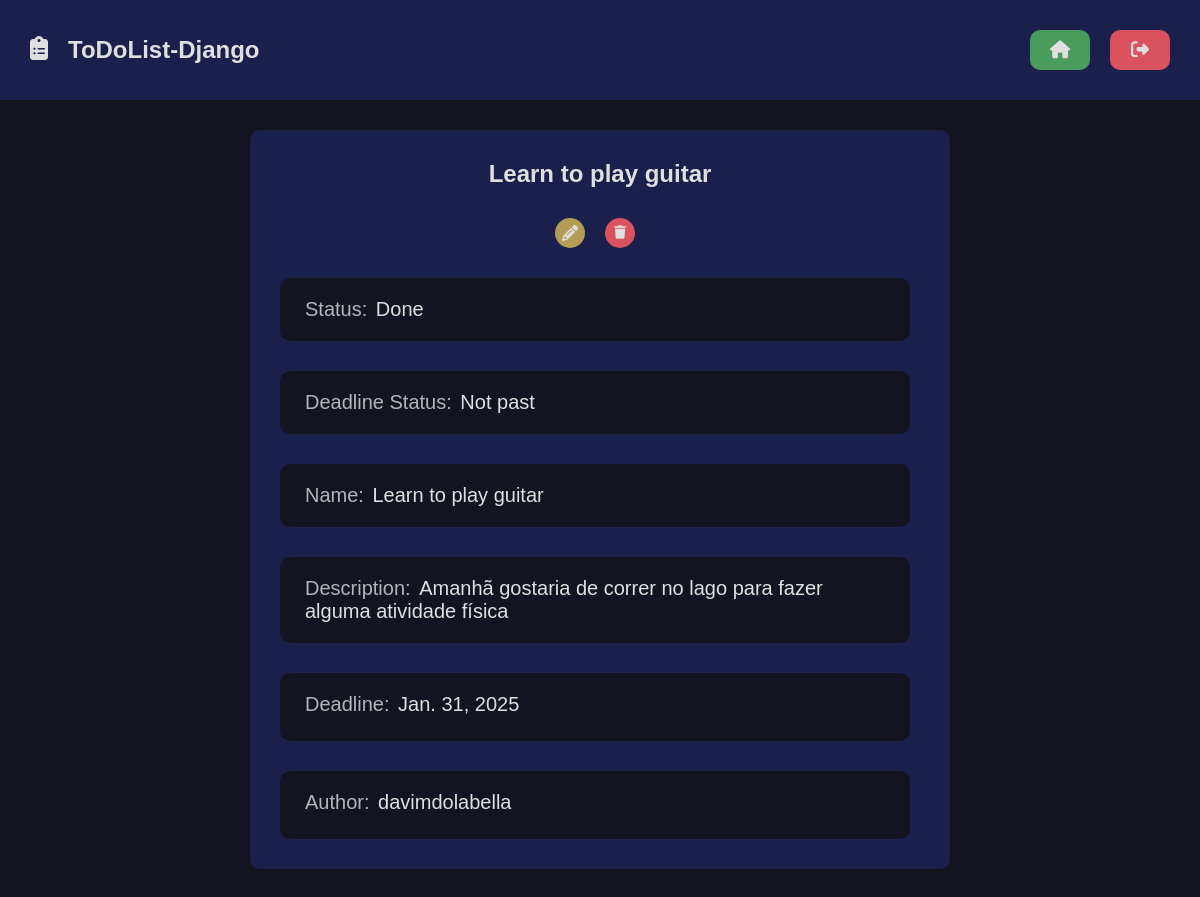
Screenshot of /detail/4/ (signed in) with the database file from the repository.
### todolist/models.py (models this page shows, shortened)
class Task(models.Model):
    title = models.CharField(max_length=35)
    description = models.TextField(max_length=500)
    checked = models.BooleanField(default=False)
    deadline = models.DateField()
    created_at = models.DateTimeField(auto_now_add=True)
    updated_at=models.DateTimeField(auto_now=True)
    author = models.ForeignKey(
        User, on_delete=models.SET_NULL, null=True
    )
    @property
    def is_past_deadline(self):
        return datetime.date.today() > self.deadline

### todolist/views.py (the view)
# urls.py: path('detail/<int:task_id>/', views.detail, name='detail'),
@login_required(login_url='users:login', redirect_field_name='next')
def detail(request, task_id):
    task = get_object_or_404(Task, pk=task_id)
    return render(request, 'todolist/pages/home.html', {
        'task':task,
        'is_detail_page':True,
    })

### todolist/templates/todolist/pages/home.html (shortened to what this page needs)
{% extends "global/base.html" %}
{% block content %}
    <div class="main container">
        {% include "todolist/partials/todolist.html" %}
    </div>
{% endblock content %}

### todolist/templates/todolist/partials/todolist.html (shortened to what this page needs)
{% load static %}
{% if is_detail_page %}
<div class="todolist-container">
    {% if task.is_past_deadline %}
    <div class="todolist container border detail is-past-deadline">
    {% else %}
    <div class="todolist container border detail">
    {% endif %}
        <h2>{{task.title}}</h2>
        <div class="list-itens detail">
            {% include "todolist/partials/list_item.html" %}
        </div>
    </div>
</div>
{% endif %}

### todolist/templates/todolist/partials/list_item.html (shortened to what this page needs)
{% if is_detail_page %}
    <div class="list-item-actions" style="margin-top:1rem;">
        <div class="list-item-action-button">
            <a href="{% url 'todolist:edit_task' task.pk %}" class="list-item-action-button two" title="edit-item"><i class="fa-solid fa-pencil"></i></a>
        </div>
        <div class="list-item-action-button" >
            <button class="list-item-action-button three " title="delete-item"><i class="fa-solid fa-trash"></i></button>
        </div>
    </div>
    <div class="detail list-item border">
        <div class="detail list-item-content">
            {% if task.checked %}
            <p class="detail list-item-text">Status: <span>Done</span></p>
            {% else %}
            <p class="detail list-item-text">Status: <span>Not done</span></p>
            {% endif %}
        </div>
    </div>
    <div class="detail list-item border">
        <div class="detail list-item-content">
            {% if task.is_past_deadline%}
            <p class="detail list-item-text">Deadline Status: <span>Past</span></p>
            {% else %}
            <p class="detail list-item-text">Deadline Status: <span>Not past</span></p>
            {% endif %}
        </div>
    </div>
    <div class="detail list-item border">
        <div class="detail list-item-content">
            <p class="detail list-item-text">Name: <span>{{ task.title }} </span></p>
        </div>
    </div>
    <div class="detail list-item border">
        <div class="detail list-item-content">
            <p class="detail list-item-text">Description: <span>{{ task.description }} </span></p>
        </div>
    </div>
    <div class="detail list-item border">
        <div class="detail list-item-content">
            <p class="detail list-item-text time">Deadline: <span>{{ task.deadline }} </span></p>
        </div>
    </div>
    <div class="detail list-item border">
        <div class="detail list-item-content">
            <p class="detail list-item-text time">Author: <span>{{ task.author.username }} </span></p>
        </div>
    </div>
{% endif %}

### base_static/global/css/style.css (style rules this page uses)
:root { --color-primary: #269fe6; --color-primary-hover: #2086c2; --color-primary-dark: #13141f; --color-primary-dark-header:#1b1f4b; --color-is-past-deadline-dark:#331414; --color-is-past-deadline:#3a1515; --color-primary-dark-hover: #212336; --color-primary-light: #d4ecfa; --color-primary-light-hover: #bdd8e7; --color-white: #dfdfdf; --color-black: #000; --color-dark-text: #444; --color-info-light: #cce5ff; --color-debug-light: #cce5ff; --color-success-light: #d4edda; --color-alert-light: #fff3cd; --color-warning-light: #fff3cd; --color-error-light: #f8d7da; --color-info-dark: #4d86c4; --color-debug-dark: #4d86c4; --color-success-dark: #4a9c5d; --color-alert-dark: #927f40; --color-warning-dark: #b39c53; --color-error-dark: #da525d; --color-gray-0: #f9f9f9; --color-gray-1: #e0e0e0; --color-gray-2: #c7c7c7; --color-gray-3: #aeaeae; --color-gray-4: #959595; --color-gray-5: #7d7d7d; --color-gray-6: #646464; --color-gray-7: #4b4b4b; --color-gray-8: #323232; --color-gray-9: #191919; --search-focus-color:#E8F0FE; --font-primary: sans-serif; --font-headings: sans-serif; --spacing-gutter-small: 2rem; --spacing-gutter-medium: 3rem; --spacing-gutter-large: 4rem; }
* { padding: 0; margin: 0; box-sizing: border-box; }
html { font-size: 62.5%; }
.border { border-radius: 1rem; }
body { font-size: 1.6rem; font-family: var(--font-primary); background-color: var(--color-primary-dark); }
h1,h2,h3,h4,h5,h6 { font-family: var(--font-headings); }
.container { max-width: 144rem; margin: 0 auto; padding: var(--spacing-gutter-medium); }
.main { display: flex; flex-direction: column; flex-wrap: nowrap; justify-content: center; width: 100%; }
.todolist { max-width: 70rem; width: 100%; max-height: 43rem; display: flex; flex-wrap: nowrap; flex-direction: column; gap: var(--spacing-gutter-small); justify-content: center; align-items: center; color: var(--color-white); background-color: var(--color-primary-dark-header); }
.todolist .list-itens { width: 100%; height: 100%; display: flex; flex-direction: column; align-items: center; gap: var(--spacing-gutter-medium); overflow-y: auto; padding-right: 1rem; }
.todolist .list-item { padding: var(--spacing-gutter-small); width: 100%; max-height: 5.8rem; display: flex; background-color: var(--color-primary-dark); justify-content: space-between; align-items: center; }
.list-item-actions { display: flex; justify-content: center; align-items: center; gap:var(--spacing-gutter-small); z-index: 999; }
.list-item-actions .list-item-action-button { display: flex; justify-content: center; align-items: center; width: 3rem; height: 3rem; border-radius: 50%; border: 0; cursor: pointer; text-decoration: none; color: var(--color-white); transition: all .2s ease; z-index: 999; }
.list-item-action-button.two { background: var(--color-warning-dark); }
.list-item-action-button.three { background: var(--color-error-dark); }
.list-item-content { max-width: 70%; overflow-x: auto; }
.list-item-text { font-size: 2rem; position: relative; padding: 0 .5rem; }
.list-item-text::before { content: ''; position: absolute; width: var(--before-width, 0); height: 2.5px; background: var(--color-white); top: 50%; left: 0; transform: translateY(-50%); transition: all 1s ease; }
.todolist.detail { max-width: 70rem; width: 100%; max-height: none; }
.todolist.detail h2 { overflow-x: auto; max-width: 80%; text-align: center; }
.todolist .list-item.detail { width: 100%; max-height: none; }
.list-item-content.detail { max-width: none; overflow-x: none; }
.list-item-text.time.detail { margin-bottom: .5rem; }
.list-item-text.detail { font-size: 2rem; color: rgba(255, 255, 255, 0.682); }
.list-item-text.detail span { font-size: 2rem; margin-left: .3rem; color: var(--color-white); }
.list-item-text.detail::before { content: ''; display: none; }

### rows the page displays
Task: title "Learn to play guitar", description "Amanhã gostaria de correr no lago para fazer alguma atividade física", deadline "Jan. 31, 2025", author.username "davimdolabella"
